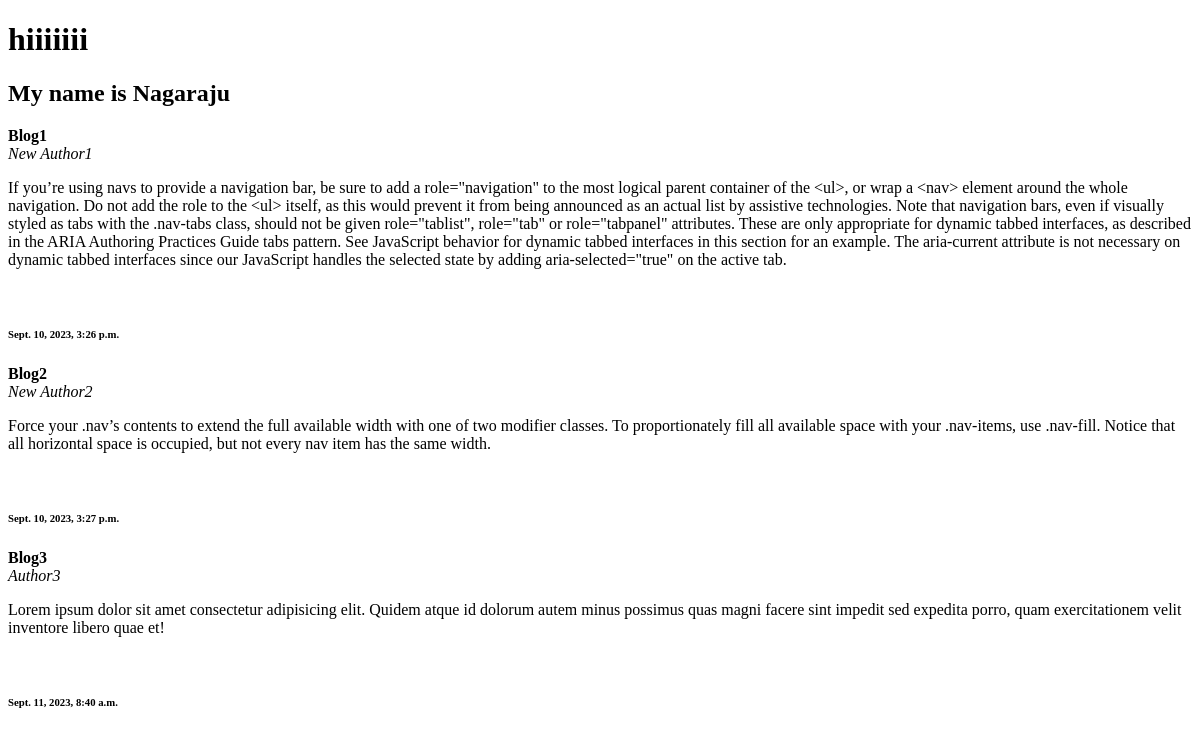
Page /App1/getdata/ on the earlier database version.
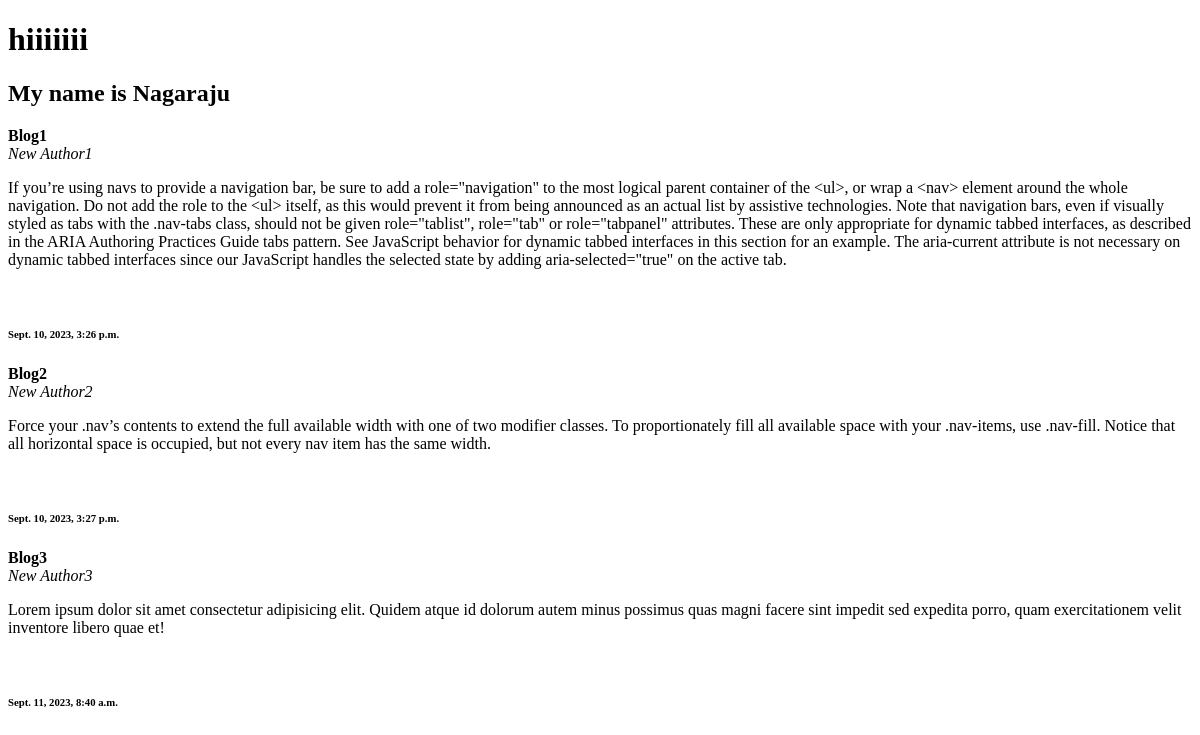
Same page on the later database version.
### App1/models.py (models this page shows, shortened)
class Blog(models.Model):
    title = models.CharField(max_length=100)
    author = models.CharField(max_length=100)
    image = models.ImageField(upload_to="images/")
    description = models.TextField()
    created_at = models.DateTimeField(default=datetime.now)

### App1/views.py (the view)
# urls.py: path('getdata/',views.data_move),
def data_move(request):
    data_from_db = Blog.objects.all
    return render(request, 'page1.html',{'getdata':data_from_db})

### App1/templates/page1.html (shortened to what this page needs)
<!DOCTYPE html>
<html lang="en">
<head>
</head>
<body>
    <h1>hiiiiiii</h1>
    <h2>My name is Nagaraju</h2>
    {%block content%}
        {%for i in getdata%}
            <b>{{i.title}}</b><br>
            <i>{{i.author}}</i><br>
            <p>{{i.description}}</p><br>
            <h6>{{i.created_at}}<br></h6>
        {%endfor%}
    {%endblock%}
</body>
</html>

Differences in the rows shown:
changed Blog "Blog3": author "Author3" → "New Author3"
